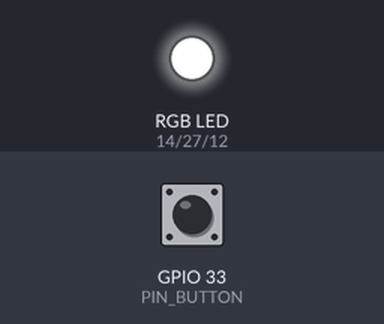
Recording of a sketch running on a simulated ESP32. Shown: an RGB LED mixed from three pins (HIGH = lit). The inputs (shaded band) are chosen by the test bench; at power-on: GPIO 33 (PIN_BUTTON) LOW.

Above: at 1.2 s.
1.3 s: GPIO 33 (PIN_BUTTON) pulled HIGH for 0.15 s
At 2.5 s:
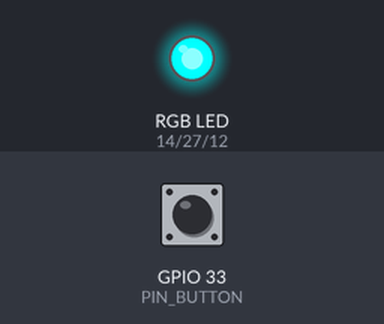
2.9 s: GPIO 33 (PIN_BUTTON) pulled HIGH for 1 s
At 3.9 s:
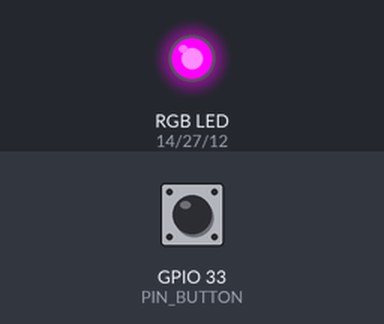
5.4 s: GPIO 33 (PIN_BUTTON) pulled HIGH for 0.15 s
At 5.8 s:
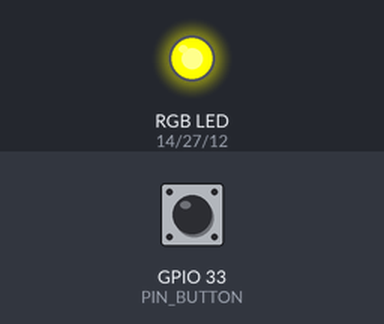
7.0 s: GPIO 33 (PIN_BUTTON) pulled HIGH for 3.2 s
At 8.2 s:
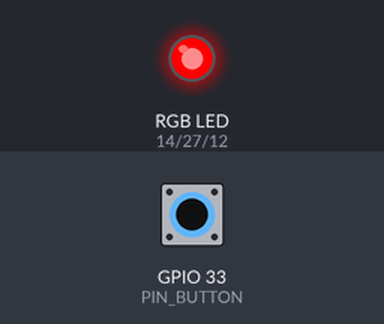
11.7 s: GPIO 33 (PIN_BUTTON) pulled HIGH for 0.15 s
At 12.9 s:
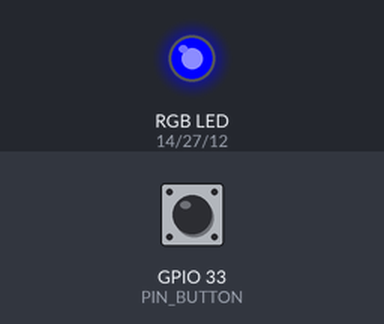
13.3 s: GPIO 33 (PIN_BUTTON) pulled HIGH for 1 s
At 14.2 s:
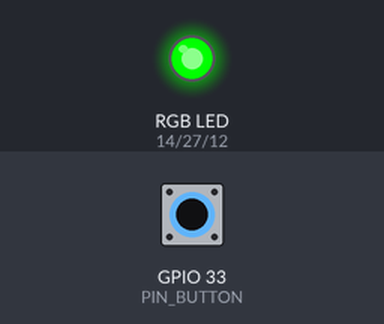
Timing chart, 0 to 16.3 s (numbered marks = the images above; inputs shaded):
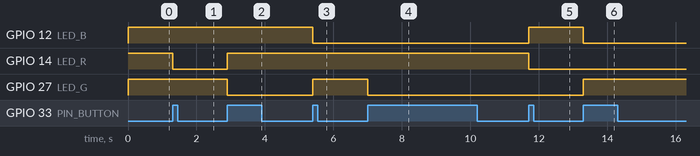

Measured:
- after the input at 1.3 s, GPIO 14 (LED_R): HIGH → LOW at once
- after the input at 2.9 s, GPIO 14 (LED_R): LOW → HIGH at once; GPIO 27 (LED_G): HIGH → LOW at once
- after the input at 5.4 s, GPIO 12 (LED_B): HIGH → LOW at once; GPIO 27 (LED_G): LOW → HIGH at once
- after the input at 7.0 s, GPIO 27 (LED_G): HIGH → LOW at once
- after the input at 11.7 s, GPIO 12 (LED_B): LOW → HIGH at once; GPIO 14 (LED_R): HIGH → LOW at once
- after the input at 13.3 s, GPIO 12 (LED_B): HIGH → LOW at once; GPIO 27 (LED_G): LOW → HIGH at once

The sketch:

LED_RGB.ino
```cpp
#define LED_R 14
#define LED_G 27
#define LED_B 12
#define PIN_BUTTON 33

int led_status = 0;

//debouncing
unsigned long lastDebounceTime = 0;
unsigned long debounceDelay = 200; //delay para debouncing en ms

//Al presionar un botón, cambia el color del led
void IRAM_ATTR isr_button(){
  if ((millis() - lastDebounceTime) > debounceDelay){
     led_status++; if (led_status >= 8){led_status = 0;}
     lastDebounceTime = millis();
  }
}

void setup() {
  //Button
  pinMode(PIN_BUTTON, INPUT);
  attachInterrupt (PIN_BUTTON,isr_button, RISING);

  //Leds
  pinMode (LED_R, OUTPUT);
  pinMode (LED_G, OUTPUT);
  pinMode (LED_B, OUTPUT);

  Serial.begin(115200);
}

void loop() {
  switch (led_status){
    case 1:  //rojo
      digitalWrite(LED_R, LOW);
      digitalWrite(LED_G, HIGH);
      digitalWrite(LED_B, HIGH);
    break;

    case 2:  //Green
      digitalWrite(LED_R, HIGH);
      digitalWrite(LED_G, LOW);
      digitalWrite(LED_B, HIGH);
    break;

    case 3:  //blue
      digitalWrite(LED_R, HIGH);
      digitalWrite(LED_G, HIGH);
      digitalWrite(LED_B, LOW);
    break;

    case 4:  //rojo
      digitalWrite(LED_R, HIGH);
      digitalWrite(LED_G, LOW);
      digitalWrite(LED_B, LOW);
    break;

    case 5:  //Yellow
      digitalWrite(LED_R, LOW);
      digitalWrite(LED_G, LOW);
      digitalWrite(LED_B, HIGH);
    break;

    case 6:  //magenta
      digitalWrite(LED_R, LOW);
      digitalWrite(LED_G, HIGH);
      digitalWrite(LED_B, LOW);
    break;

    case 7:  //white
      digitalWrite(LED_R, LOW);
      digitalWrite(LED_G, LOW);
      digitalWrite(LED_B, LOW);
    break;

    default:  //rojo
      digitalWrite(LED_R, HIGH);
      digitalWrite(LED_G, HIGH);
      digitalWrite(LED_B, HIGH);
    break;
  }

}
```
